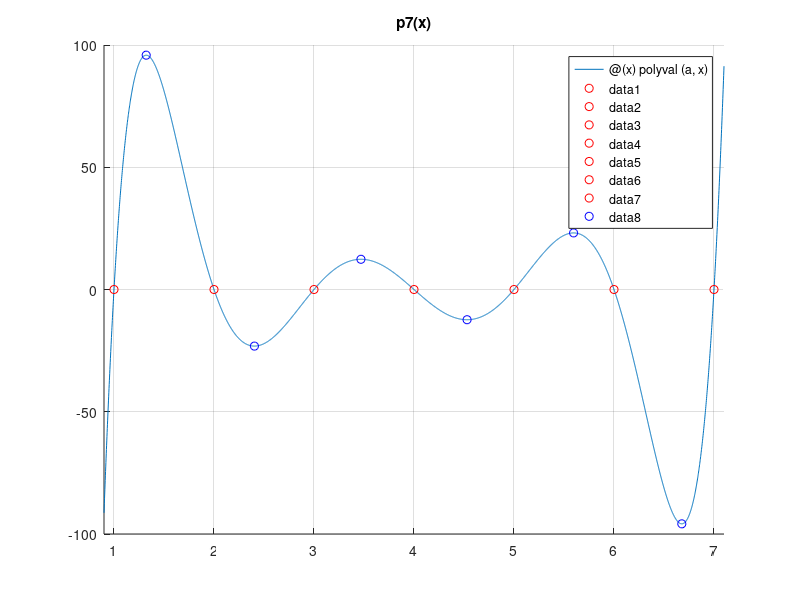
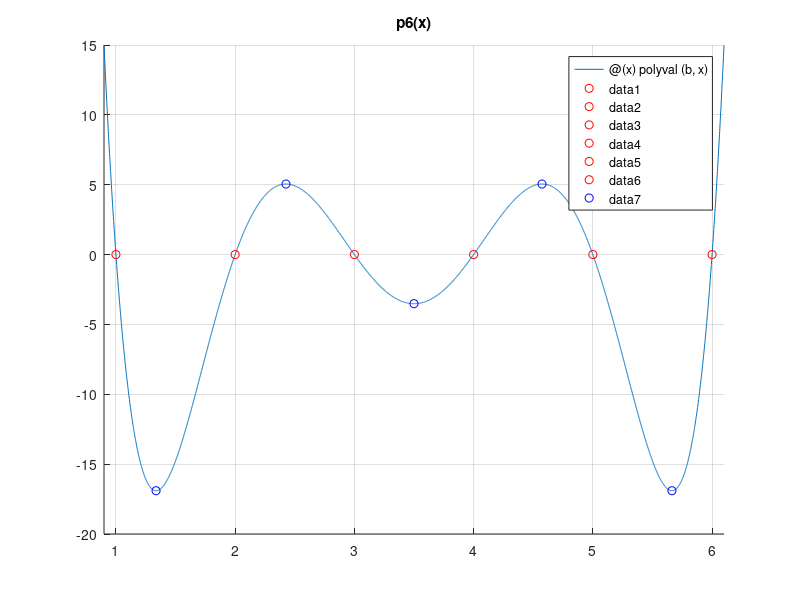
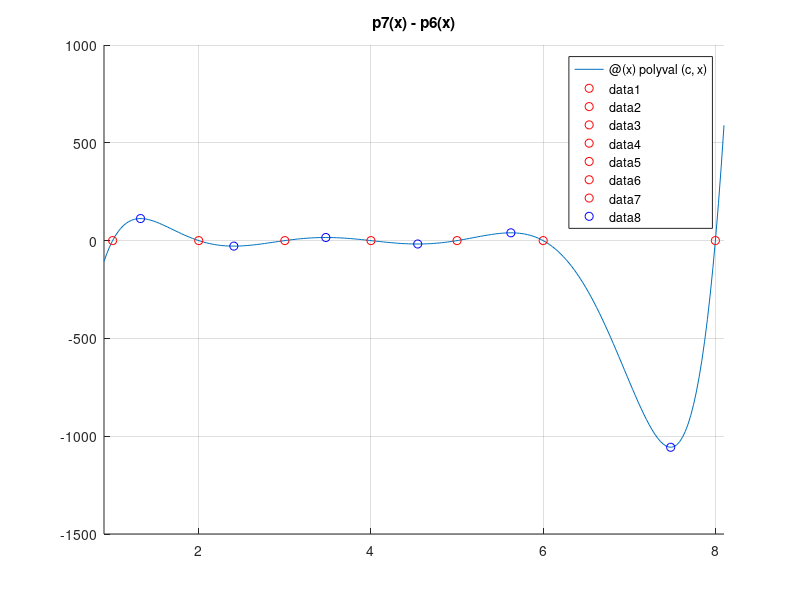

MATLAB code for these plots, in order:
%a)
a = [1, -28, 322, -1960, 6769, -13132, 13068, -5040];
b = [1, -21, 175, -735, 1624, -1764, 720];

hold on
fplot(@(x)polyval(a,x), [0.9, 7.1]);
plot(roots(a), 0, 'ro');
plot(roots(polyder(a)), polyval(a,roots(polyder(a))), 'bo');
grid on
title('p7(x)')
hold off

figure(2)
hold on
fplot(@(x)polyval(b,x), [0.9, 6.1]);
plot(roots(b), 0, 'ro');
plot(roots(polyder(b)), polyval(b,roots(polyder(b))), 'bo');
grid on
title('p6(x)')
hold off

%b)
figure(3)
hold on
c = a -[0, b];
fplot(@(x)polyval(c,x), [0.9, 8.1]);
plot(roots(c), 0, 'ro');
plot(roots(polyder(c)), polyval(c,roots(polyder(c))), 'bo');
grid on
title('p7(x) - p6(x)')
hold off